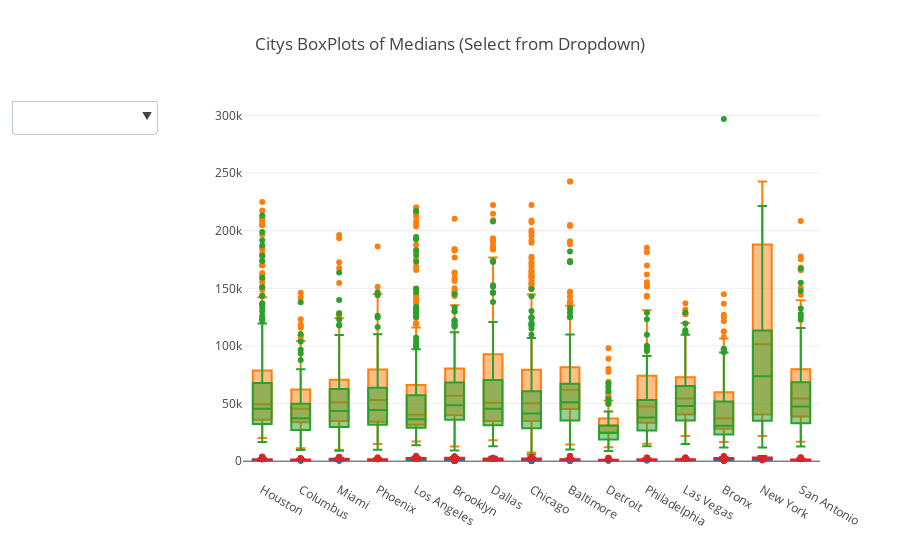

The notebook cell saved with this chart:
### Code cell
trace1  = go.Box(
    x=df[df["city"].isin(city_count[:15].index.values)]['city'],
    y=df[df["city"].isin(city_count[:15].index.values)]['rent_median'], showlegend=False
)
                        

trace2  = go.Box(
    x=df[df["city"].isin(city_count[:15].index.values)]['city'],
    y=df[df["city"].isin(city_count[:15].index.values)]['family_median'], showlegend=False
)
                

trace3 = go.Box(
    x=df[df["city"].isin(city_count[:15].index.values)]['city'],
    y=df[df["city"].isin(city_count[:15].index.values)]['hi_median'],showlegend=False
)

trace4 = go.Box(
    x=df[df["city"].isin(city_count[:15].index.values)]['city'],
    y=df[df["city"].isin(city_count[:15].index.values)]['hc_mortgage_mean'], showlegend=False
)

data = [trace1, trace2, trace3, trace4]


updatemenus = list([dict(active=-1, x=-0.15,
                         buttons=list([
                             dict(
                                 label = 'City Rent Boxplot',
                                 method = 'update',
                                 args = [{'visible': [True, False, False, False]}, 
                                         {'title': 'TOP 15 Citys - Rent Median'}]),
                             dict(
                                 label = 'City Family Boxplot',
                                 method = 'update',
                                 args = [{'visible': [False, True, False, False]},
                                         {'title': 'TOP 15 Citys - Family Income Median'}]),
                             dict(
                                 label = 'City House Inc',
                                 method = 'update',
                                 args = [{'visible': [False, False, True, False]},
                                         {'title': 'TOP 15 Citys - House income Median'}]),
                             dict(
                                 label =  'City HC Mortage',
                                 method = 'update',
                                 args = [{'visible': [False, False, False, True]},
                                         {'title': 'TOP 15 Citys - Home Cost Mortage'}])
                         ]),
                        )
                   ])

layout = dict(title='Citys BoxPlots of Medians (Select from Dropdown)', showlegend=False, updatemenus=updatemenus)
fig = dict(data=data, layout=layout)
iplot(fig)

### Figure 1 — Plotly figure (JSON) as saved in the notebook; plotly's stock layout.template omitted (floating-point values rounded to 4 significant figures; data arrays with more than 128 entries replaced by an {"elided": "..."} marker saying what was removed)
{"data": [{"showlegend": false, "type": "box", "uid": "fb356648-a3bf-11e8-8308-0a580a0c0eb5", "x": {"elided": "3459 str values"}, "y": {"elided": "3459 int values"}}, {"showlegend": false, "type": "box", "uid": "fb3569ea-a3bf-11e8-8308-0a580a0c0eb5", "x": {"elided": "3459 str values"}, "y": {"elided": "3459 int values"}}, {"showlegend": false, "type": "box", "uid": "fb356c60-a3bf-11e8-8308-0a580a0c0eb5", "x": {"elided": "3459 str values"}, "y": {"elided": "3459 int values"}}, {"showlegend": false, "type": "box", "uid": "fb356e0e-a3bf-11e8-8308-0a580a0c0eb5", "x": {"elided": "3459 str values"}, "y": {"elided": "3459 float values"}}], "layout": {"showlegend": false, "title": "Citys BoxPlots of Medians (Select from Dropdown)", "updatemenus": [{"active": -1, "buttons": [{"args": [{"visible": [true, false, false, false]}, {"title": "TOP 15 Citys - Rent Median"}], "label": "City Rent Boxplot", "method": "update"}, {"args": [{"visible": [false, true, false, false]}, {"title": "TOP 15 Citys - Family Income Median"}], "label": "City Family Boxplot", "method": "update"}, {"args": [{"visible": [false, false, true, false]}, {"title": "TOP 15 Citys - House income Median"}], "label": "City House Inc", "method": "update"}, {"args": [{"visible": [false, false, false, true]}, {"title": "TOP 15 Citys - Home Cost Mortage"}], "label": "City HC Mortage", "method": "update"}], "x": -0.15}]}}
